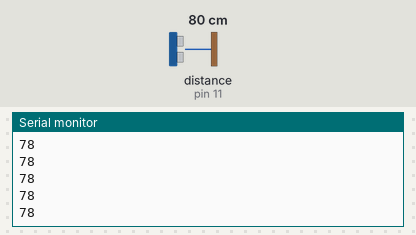
This sketch was run on a simulated Arduino Uno, built with avr-gcc and run on an emulated ATmega328P. Parts: the last lines printed to the serial monitor. Wiring (inferred from the names in the program): ultrasonic range finder: trigger pin 12; echo pin 11. Inputs (shaded band) come from the test bench; at power-on: distance to the obstacle (sensor on pin 11) 80 cm. The echo pulse lasts 58.3 µs per cm.

Above: at 1.2 s.
1.3 s: distance to the obstacle (sensor on pin 11) set to 2 cm
At 1.37 s:
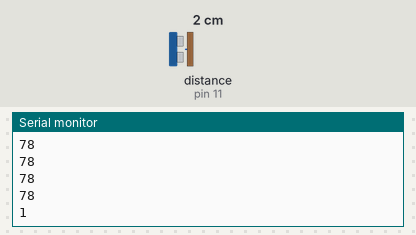
2.8 s: distance to the obstacle (sensor on pin 11) set to 4 cm
At 2.89 s:
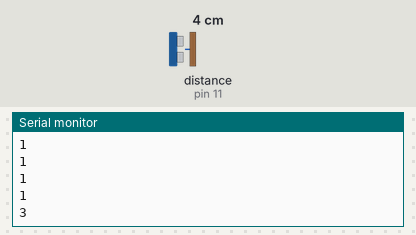
Timing chart, 0 to 5.8 s (numbered marks = the images above; inputs shaded):
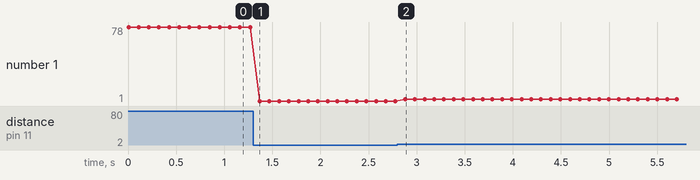

The sketch:

HC-SR04_without_new_ping.ino
```cpp
#define TRIG_PIN 12
#define ECHO_PIN 11

void setup(){
  Serial.begin(9600);

  pinMode(TRIG_PIN, OUTPUT);
  pinMode(ECHO_PIN, INPUT);
}

void loop(){
  int distance = getDistance(TRIG_PIN, ECHO_PIN);

  Serial.println(distance);
  delay(100);
}

int getDistance(int trigPin, int echoPin){
  digitalWrite(trigPin, LOW);
  delayMicroseconds(2);

  digitalWrite(trigPin, HIGH);
  delayMicroseconds(10);
  digitalWrite(trigPin, LOW);

  long duration = pulseIn(echoPin, HIGH, 20000);
  int distance = duration * 0.034 / 2;

  if(duration == 0){
    pinMode(echoPin, OUTPUT);
    digitalWrite(echoPin, LOW);
    delayMicroseconds(200);
    pinMode(echoPin, INPUT);
  }

  return distance;
}
```

Measured:
- after the input at 1.3 s, the serial monitor: prints a new line after 0.07 s (image 1)
- after the input at 2.8 s, the serial monitor: prints a new line after 0.08 s (image 2)
- plotted number 1: 78 → 1 after the input at 1.3 s, 1 → 3 after the input at 2.8 s
